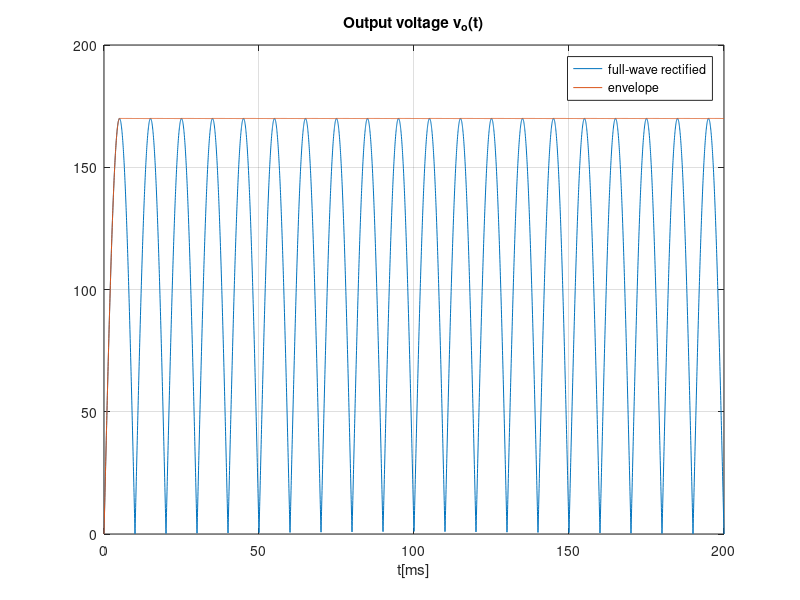

The MATLAB script that drew this image:
close all 
clear all
f=50;
w=2*pi*f;
R=300e3
C=150e-6

%envelope detector
A=230*0.73896;  %%%%%transformador
t=linspace(0, 200e-3, 5000);

vS = A * sin(w*t);
vOhr = zeros(1, length(t));
vO = zeros(1, length(t));

tOFF = 1/w * atan(-C*R*w);
k = 1;
vOnexp = A*sin(w*tOFF)*exp(-(t-tOFF)/R/C);

figure
for i=1:length(t)   %%%%%retificador de onda completa
  if (vS(i) > 0)
    vOhr(i) = vS(i);
  else
    vOhr(i) = -vS(i);
  endif
endfor

plot(t*1000, vOhr)
hold

for i=1:length(t)
  if t(i) < tOFF
    vO(i) = vOhr(i);
  elseif vOnexp(i) > vOhr(i)
    vO(i) = vOnexp(i);
  else 
    vO(i) = vOhr(i);
    tOFFA(k) = tOFF;
    k = k+1;
    tOFF = tOFF + 1/(2*f);
    vOnexp =abs( A*sin(w*tOFF))*exp(-(t-tOFF)/R/C);
  endif
endfor


for i=200:length(t) 
vOmin=vO(i);
if(vOmin<vO(i))
vOmin=vO(i);
endif
endfor
vOmin

plot(t*1000, vO)
grid on
title("Output voltage v_o(t)")
xlabel ("t[ms]")
legend("full-wave rectified","envelope")
print ("venvlope.eps", "-depsc");


ripple=max(vO)-vOmin;
ripplef=ripple*459.828/(459.828+100*10^3);



